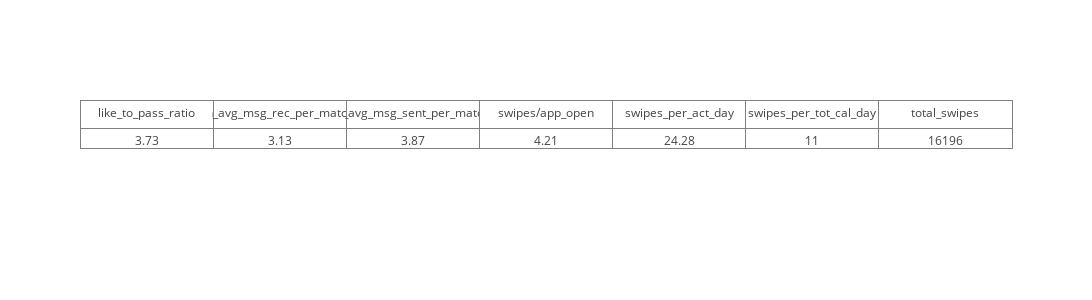

The cell this chart's notebook holds for it:
### Code cell
iplot(fig)

### Figure 1 — Plotly figure (JSON) as saved in the notebook; plotly's stock layout.template omitted (floating-point values rounded to 4 significant figures)
{"data": [{"cells": {"values": [3.73, 3.13, 3.87, 4.21, 24.28, 11, 16196]}, "header": {"values": ["like_to_pass_ratio", "n_avg_msg_rec_per_match", "n_avg_msg_sent_per_match", "swipes/app_open", "swipes_per_act_day", "swipes_per_tot_cal_day", "total_swipes"]}, "name": "Derived Usage Metrics", "type": "table", "uid": "955a0708-d99d-4fad-8fda-e69b53e6ec31"}], "layout": {"height": 300, "width": 1300}}
